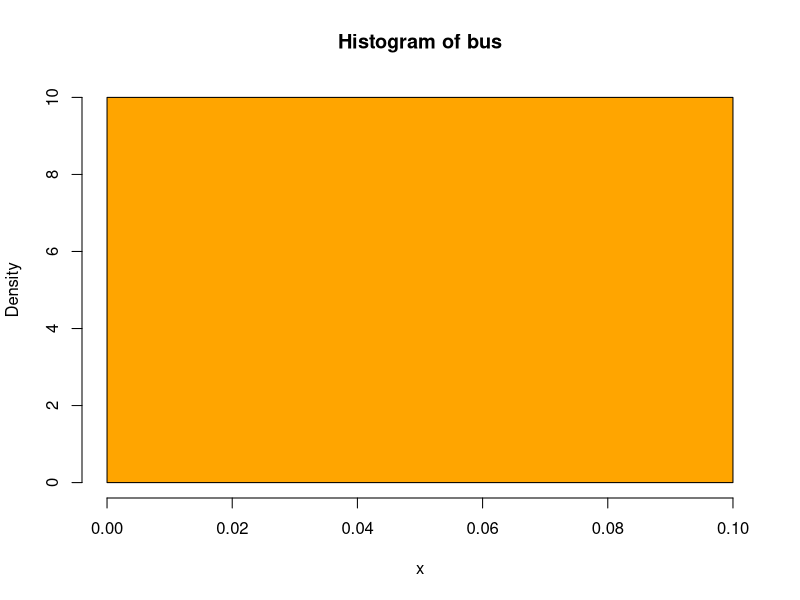
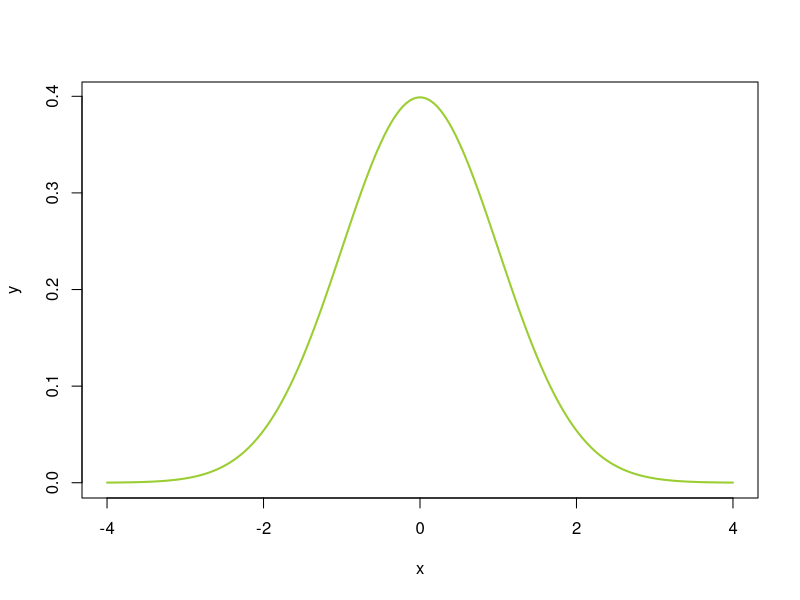
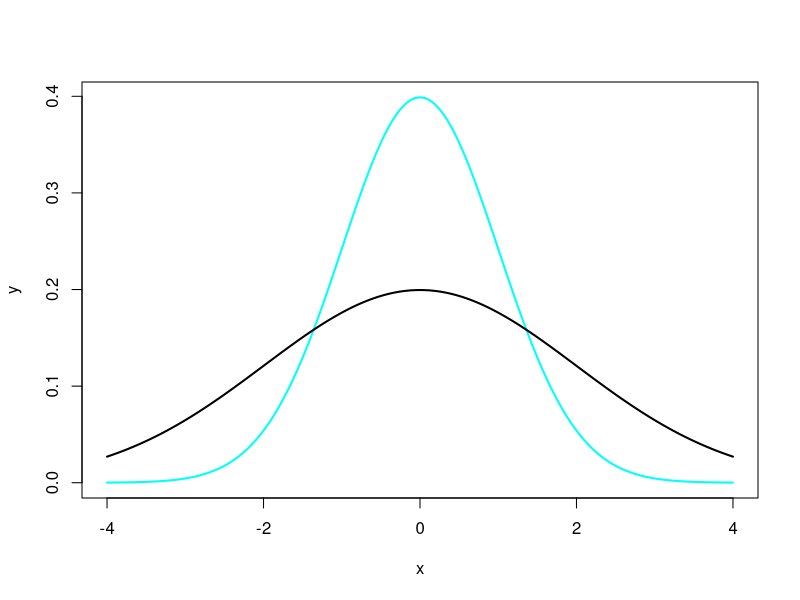
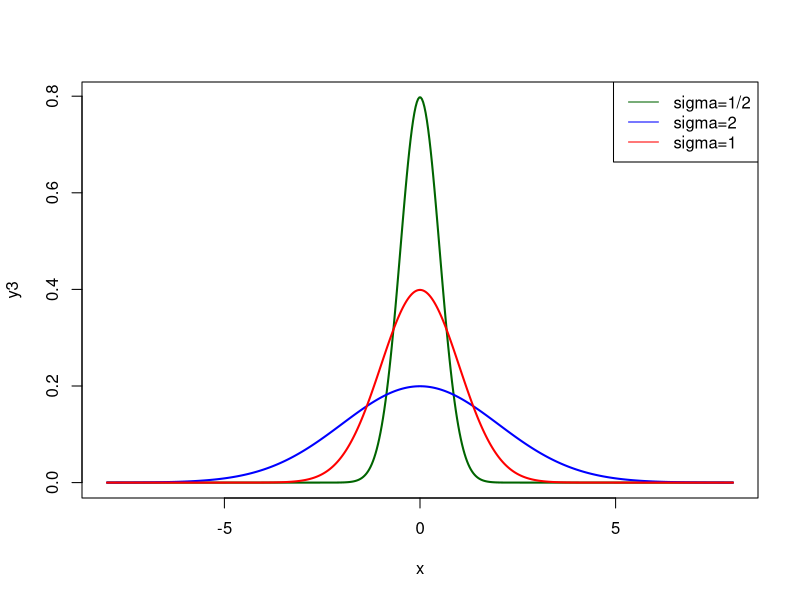
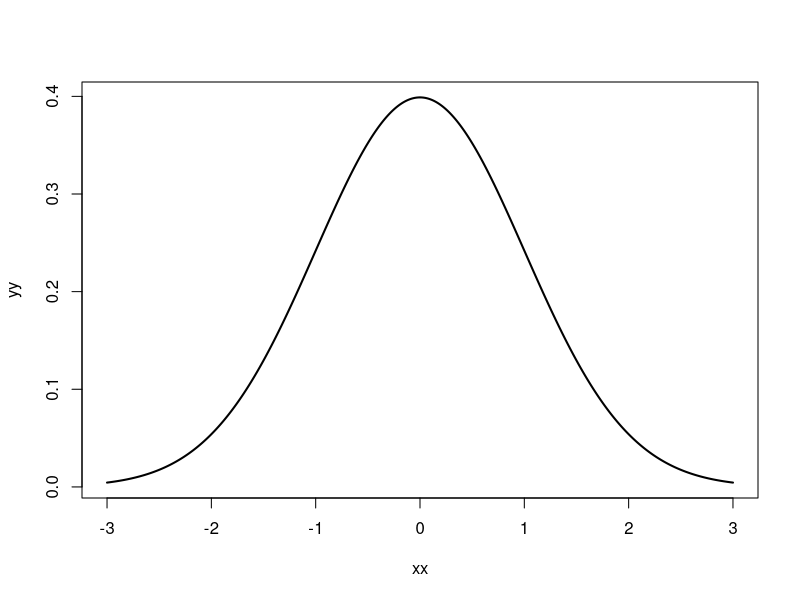
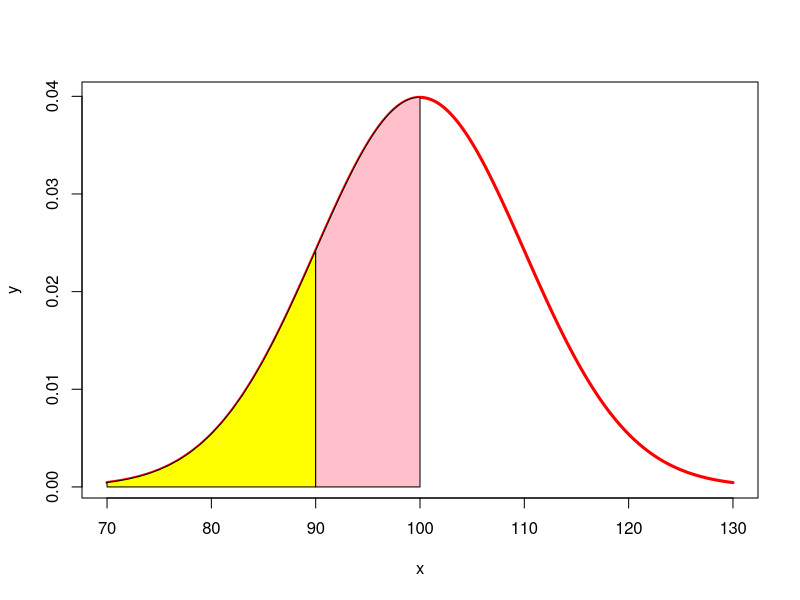
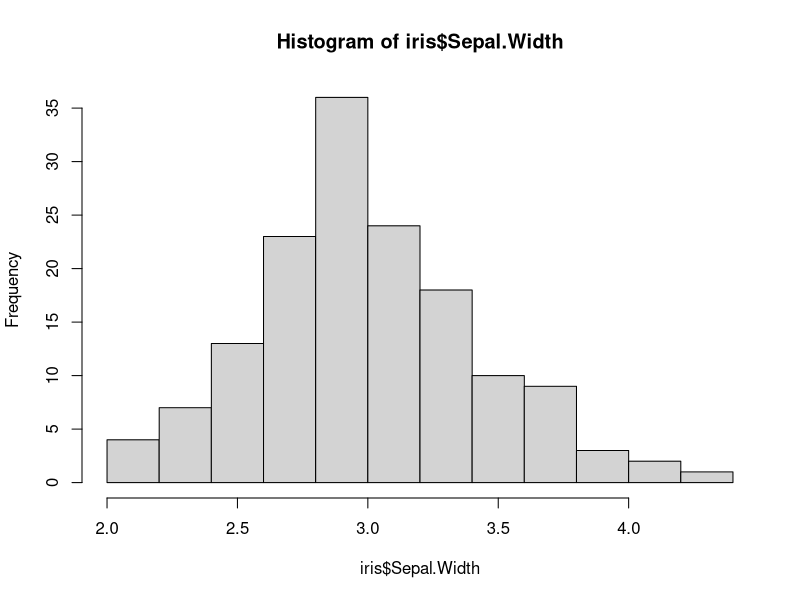
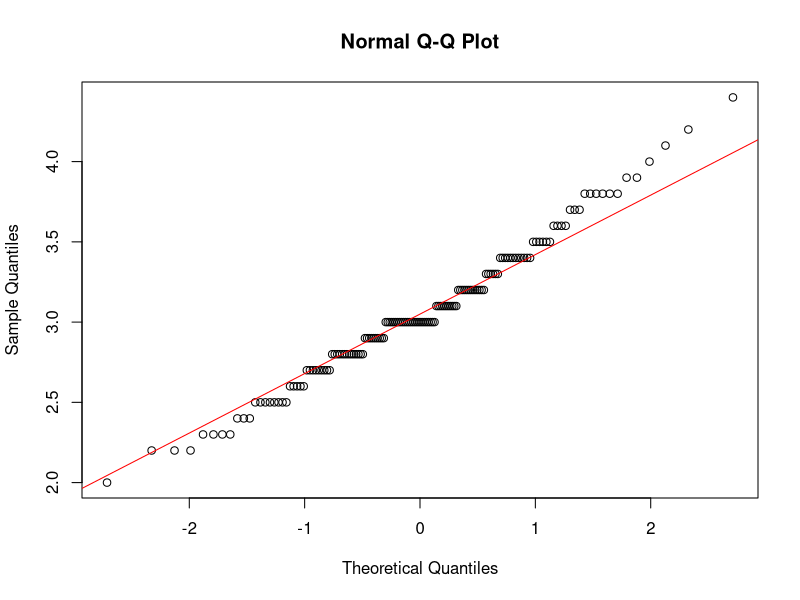

Source code (R) for these figures, in order:
# Lecture 10
# Uniform Distribution
# syntax: dunif(x, min=, max=)
# x = vector of values
# min and max = the upper and lower bounds of distribution

#dunif returns the density
bus <- dunif(x=0:10, min=0, max=10)
bus

hist(bus, freq =FALSE, xlab='x', col='orange')

# punif gives the (Cumulative Distribution Function)
# punif(q, min=0, max=10, lower.tail=TRUE)
# probability of waiting 5 minutes or less
punif(q=5, min=0, max=10, lower.tail=TRUE)

# between 5 and 7 minutes?
# prob of waiting 7 minutes or less MINUS prob of waiting 5 mintes
punif(q=7, min=0, max=10, lower.tail=TRUE) - 
  punif(q=5, min=0, max=10, lower.tail=TRUE)

#prob of waiting time, X, is more than 6 minutes
punif(q=6, min=0, max=10, lower.tail=FALSE)


#-------------------------------------------------------------------------------------------------------
# Demo 2: Normal Distribution
# plotting the standard normal distribution
x <- seq(-4,4, length=200)
y <- 1/sqrt(2*pi)*exp(-x^2/2)
z <- plot(x,y,type='l', lwd=2,col='yellowgreen') #letter l

# in plot(), type l =lines, lwd = line width

# plotting SND using dnorm
# syntax: dnorm(x, mean, sd)
x <- seq(-4,4, length=200)
y <- dnorm(x, mean=0, sd=1)
z <- plot(x,y, type='l',lwd=2, col='cyan')

# The standard deviation-a measures of spread
y2 <- dnorm(x, mean=0, sd=2)
lines(x,y2, type='l', lwd=2, col = 'black')

# lines() is sued to add lines to an existing plot
x <- seq(-8,8, length=500)
y3 <- dnorm(x,mean=0, sd=0.5)
plot(x,y3, type='l', lwd=2, col='darkgreen')

y2 <- dnorm(x,mean=0, sd=2)
lines(x,y2, type='l', lwd=2, col='blue')

y1 <- dnorm(x,mean=0, sd=1)
lines(x,y1, type='l', lwd=2, col='red')

legend('topright', c('sigma=1/2', "sigma=2","sigma=1"),
       lty=c(1,1,1), col=c('darkgreen', 'blue', 'red'))


#standard normal distribution again.
xx <-  seq(-3,3, length=400)
yy <- dnorm(xx, mean=0, sd=1)
zz <- plot(xx,yy, type='l', lwd=2, col='black')


# Find the area under the standard normal curve below the mean
# use pnorm which returns P(X <= q)
# syntax: pnorm(q, mean, sd)
pnorm(0,mean=0, sd=1)

# Find the area between x=-1 and x=1
pnorm(1, mean=0, sd=1)-pnorm(-1, mean=0, sd=1)

# find the area between x=-3 and x=3
pnorm(3, mean=0, sd=1)-pnorm(-3, mean=0, sd=1)

# finding probabilities for the normal distribution in gernal
x <-  seq(70, 130, length=200)
y <- dnorm(x, mean=100, sd=10)
plot(x,y, type='l', lwd=3, col='red')

x <- seq(70,90)
y <- dnorm(x, mean=100, sd=10)
polygon(c(70,x,90), c(0,y,0), col='yellow')

#the polygon is closed by joining the last point to the first point
# ploygon() function plots a polygon between specified points in an existing plot

# Find the AREA of the yellow area
# syntax: pnorm(1, mean, sd)
pnorm(90, mean=100, sd=10)

x <- seq(90,100, length=200)
y <- dnorm(x,mean=100, sd=10)
polygon(c(90,x,100), c(0,y,0), col='pink')

pnorm(100, mean=100, sd=10) - pnorm(90, mean=100, sd=10)

# The pink area=0.3413447. The yellow area=0.1586553
# pink arae + yellow area = 0.5 (HALF AREA)

#-------------------------------------------------------------------------------------------------------
# Demo 4
# iris dataset
data('iris')
hist(iris$Sepal.Width)    #looks approximately normal
qqnorm(iris$Sepal.Width)   #Create a QQ plot
qqline(iris$Sepal.Width, col='red')

#-------------------------------------------------------------------------------------------------------
#Demo 5
# Generate 1000 random variates of a normal distribution
# with mean 0 and standard deviation 1
# syntax: rnom(n,mean=0, sd=1)

rvariates <- rnorm(n=1000, mean=0, sd=1)
hist(rvariates)
qqnorm(rvariates)
qqline(rvariates, col='red')

#-------------------------------------------------------------------------------------------------------
# Demo 6
# Sup